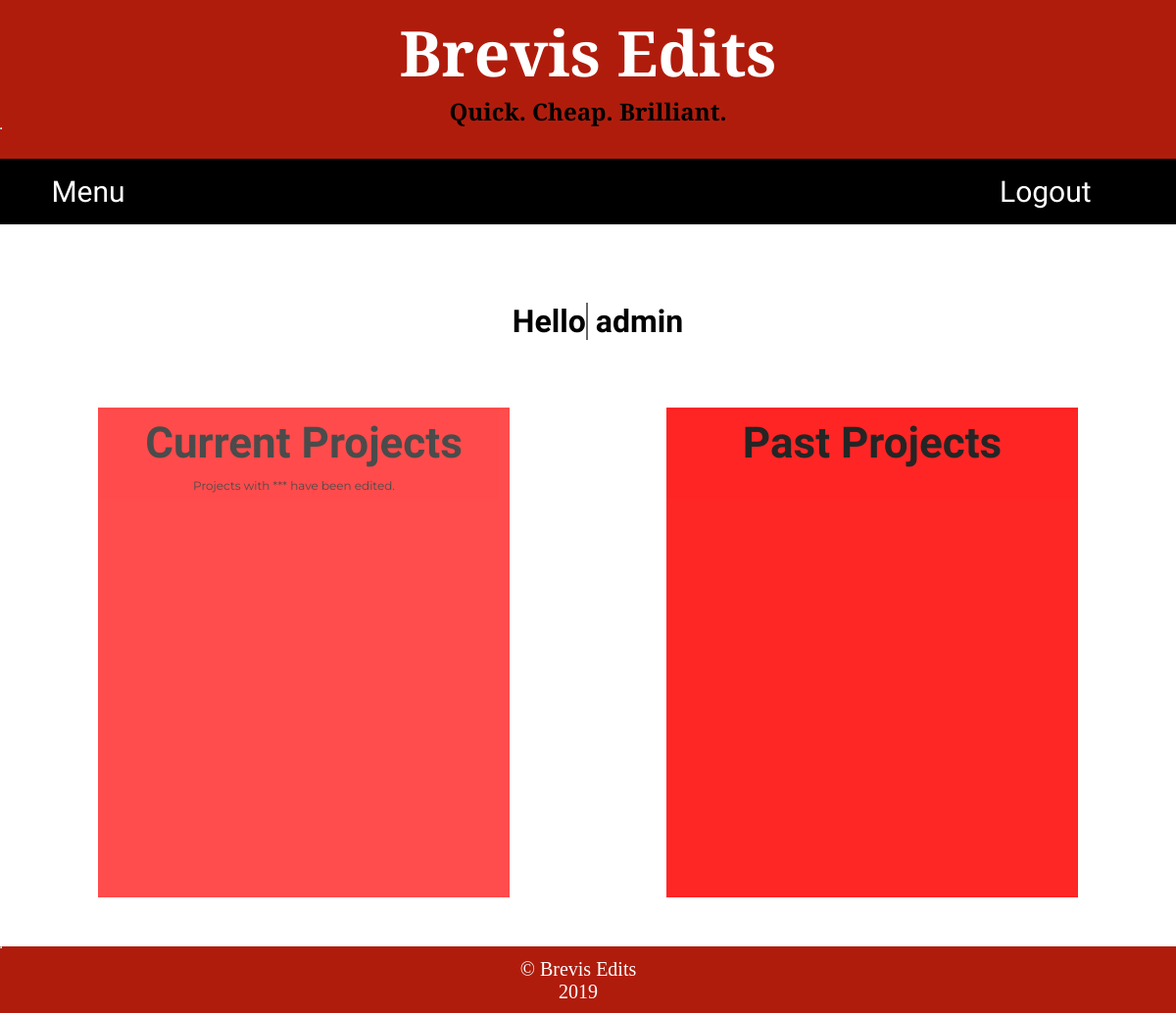
Before: /user_page/ (signed in) with the older database file.
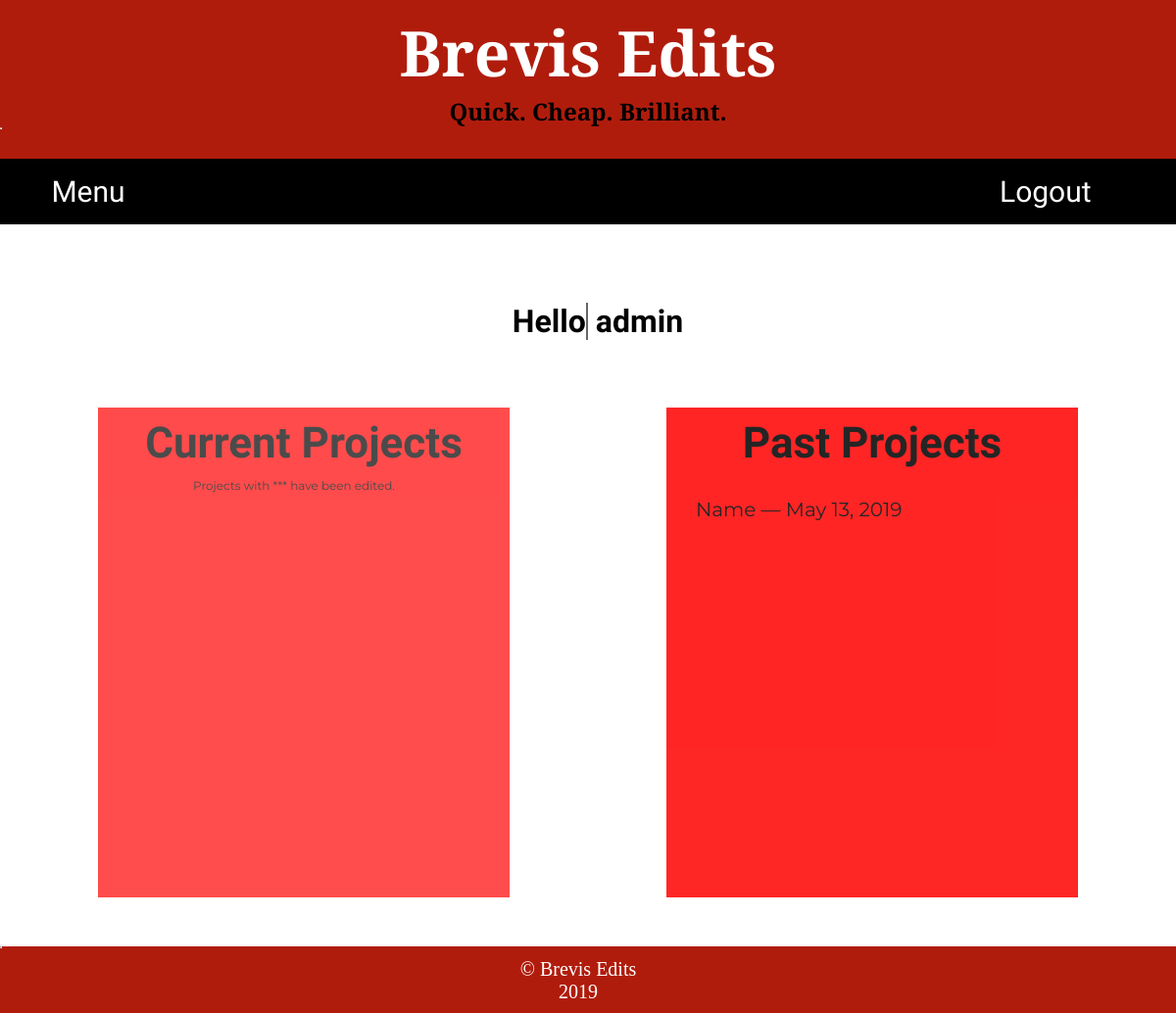
After: the same page with the newer database file.
### brevisapp/models.py (models this page shows, shortened)
class EditingProject(models.Model):
    client = models.ForeignKey(ClientProfile, on_delete=models.CASCADE, related_name='projects')
    editor = models.ForeignKey(EditorProfile, on_delete=models.CASCADE, related_name='projects')
    name = models.CharField(max_length=50, null=True, blank=True)
    orig_file = models.FileField(upload_to='textfile/', null=True, blank=True)
    orig_text = models.TextField(default='')
    description = models.CharField(max_length=500)
    turnaround = models.BooleanField(default='False')
    submit_date = models.DateTimeField(auto_now_add=True)
    edit_file = models.FileField(upload_to='textfile/', null=True, blank=True)
    edit_text = models.TextField(null=True, blank=True)
    edit_date = models.DateTimeField(null=True, blank=True)
    final_date = models.DateTimeField(null=True, blank=True)
    word_count = models.IntegerField(null=True, blank=True)
    price = models.FloatField(null=True, blank=True)
    submitted = models.BooleanField(default='False')

### brevisapp/views.py (the view)
# urls.py: path('user_page/', views.user_page, name='user_page'),
@login_required (login_url='/login_page/')
def user_page(request):
    current_projects = request.user.client.projects.filter(final_date__isnull=True).order_by('submit_date')
    past_projects = request.user.client.projects.filter(final_date__isnull=False).order_by('submit_date')
    context = {
        'current_projects': current_projects,
        'past_projects': past_projects,
    }
    return render(request, 'brevisapp/user_page.html', context)

### brevisapp/templates/brevisapp/user_page.html (shortened to what this page needs)
{% extends 'brevisapp/base.html' %}
{% load static %}
{% block content %}
<div class="topnav">
  <div class="dropdown">
    <button class="dropbtn">Menu</button>
  </div>
  <div class="home_logout">
    <a class="dropbtn" id="logout_btn" href="{% url 'brevisapp:logout_user' %}">Logout</a>
  </div>
</div>
<div class="page_body">
  <h1 class="animated-h1">
    <span
       class="txt-rotate"
       data-period="2000"
       data-rotate='[ "Hello", "Welcome", "Great to see you", "Howdy" ]'></span>
    {{ user }}
  </h1>
  <br/>
  <div class="project_lists">
    <div class="bookmarks" id="bookmark1">
      <h4 class="bookmark_heads" id="bookmark-head1">Current Projects</h4>
        <p id="asterisk" class="smaller-text">Projects with *** have been edited.</p><br/>
      </div>
      <div class="bookmarks" id="bookmark2">
        <h4 id="bookmark-head2">Past Projects</h4>
        {% for past_project in past_projects %}
            <a class="project_name" href="{% url 'brevisapp:client_project' past_project.id %}">{{ past_project.name }} — {{ past_project.final_date.date}}</a>
        {% endfor %}
      </div>
  </div>
</div>
{% endblock %}

### brevisapp/templates/brevisapp/base.html (shortened to what this page needs)
{% load static %}
<!DOCTYPE html>
<html lang="en" dir="ltr">
  <head>
    <link rel="stylesheet" type="text/css" href="{% static 'brevisapp/style.css' %}"/>
  </head>
  <body id="body">
    <header id="header">
      <div class="banner">
        <h1 class="company-name">Brevis Edits</h1>
        <h3 class="slogan">Quick. Cheap. Brilliant.</h3>
      </div>
      <hr/>
    </header>
    <div id="main-wrapper">
      {% block content %}
      {% endblock %}
    </div>
    <footer id="footer">
      <hr/>
      <p id="footer-text">© Brevis Edits<br/>2019</p>
    </footer>
  </body>
</html>

### brevisapp/static/brevisapp/style.css (style rules this page uses)
body { display: flex; min-height: 100vh; flex-direction: column; }
#main-wrapper { flex: 1 0 auto; }
* { box-sizing:border-box; margin: 0; padding: 0; }
body, html { height: 100%; font-family: 'Montserrat', sans-serif; position: relative; }
#body { height: 100%; overflow: auto; }
.page_body { margin-left: 20px; }
*:before, *:after { box-sizing: border-box; }
p { margin: 10px 20px 10px 0px; }
a { text-decoration: none; color: red; }
#header { width: 100%; background-color: #B01C0C; margin: 0px; padding: 0px 0px 30px 0px; }
.company-name { margin: 0px; padding-top: 10px; font-family: 'Cormorant Garamond', serif; font-size: 4em; text-align: center; color: white; }
.slogan { font-family: 'Cormorant Garamond', serif; font-size: 1.5em; text-align: center; color: black; margin: 0px; }
#footer { width: 100%; background-color: #B01C0C; margin: 0px; height: 80px; color: white; text-align: center; font-family: 'Cormorant Garamond', serif; font-size: 20px; }
hr { margin: 0px; color: white; width: 2px; }
.user-btn, .dropbtn { font-size:15px; background-color: #B01C0C; padding: 5px 15px 5px 15px; margin-right: 10px; transition: 1.5s; border: solid 3px white; text-decoration: none; color: white; font-family: 'Lobster', cursive; font-size: 25px; }
.info-box-title-r, .info-box-title-l, h4 { font-family: 'Lobster', cursive; font-size: 2.75em; margin-top: 15px; margin-bottom: 5px; }
#pointer1, #bookmark1 { background: red; opacity: 0.7; }
#pointer2, #bookmark2 { background: red; opacity: 0.85; }
.project_lists { display: flex; justify-content: center; }
.animated-h1 { font-family: 'Special Elite', cursive; margin-top: 80px; }
.bookmarks { width: 100%; height: 500px; position: relative; margin: 50px 80px 50px 80px; }
#bookmark2 { margin-right: 100px; }
#asterisk { text-align: center; }
.project_name { display: flex; color: black; opacity: 100%; margin-left: 30px; margin-bottom: 20px; font-size: 20px; }
#bookmark-head1 { margin: 0; padding: 10px 10px 0px 10px; }
#bookmark-head2 { margin: 0; padding: 10px 10px 30px 10px; }
#logout_btn { padding-left: 60px }
.smaller-text { font-size: 12px; }
.dropbtn { padding: 16px; font-size: 30px; border: none; font-family: 'Lobster', cursive; background-color: black; color: white; margin-right: 20px; width: 100% }
.dropdown, .home_logout { position: relative; display: inline-block; width: 15% }
.home_logout { display: flex; flex-direction: row; width: 20% }
.topnav { display: flex; flex-direction: row; justify-content: space-between; align-items: center; background-color: black; margin: 0; padding: 0; }
h1 { text-align: center; margin-top: 30px; }
h4 { text-align: center; }

Changed rows visible on the page:
added EditingProject: name "Name", final_date "May 13, 2019"
